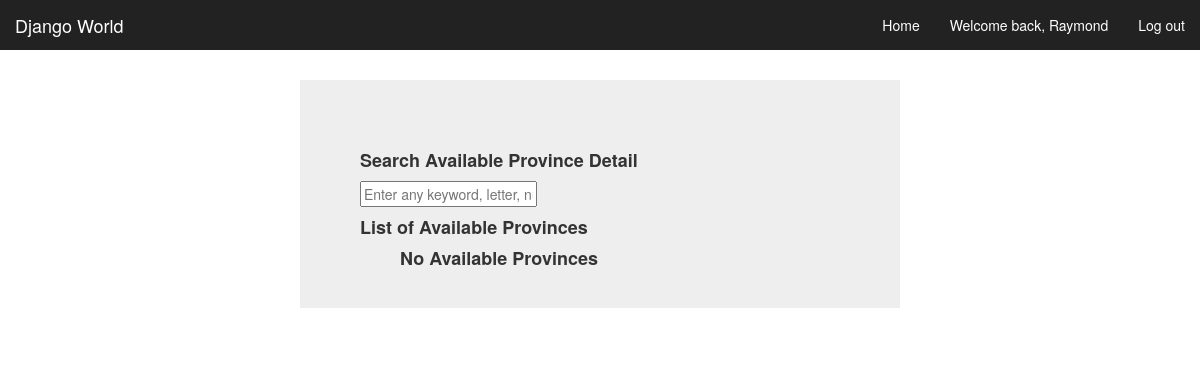
Before: /searchlocations/ (signed in) with the older database file.
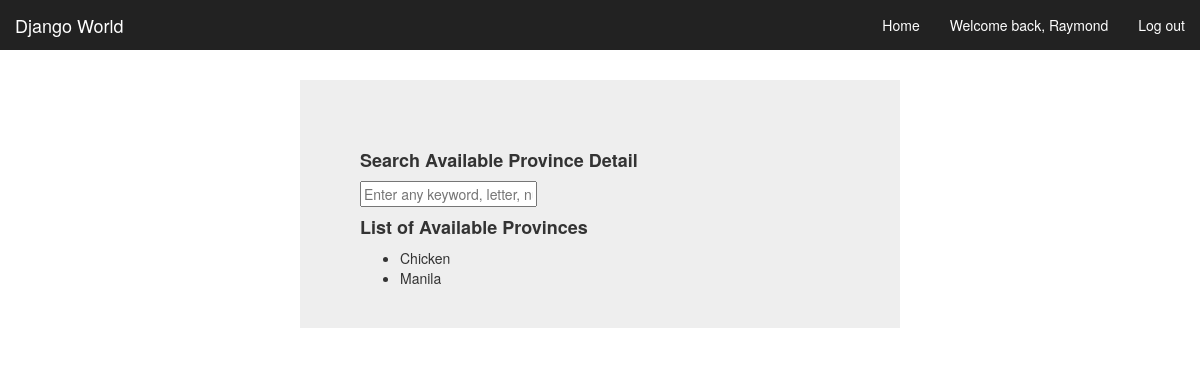
After: the same page with the newer database file.
### searchlocations/models.py (models this page shows)
class Location(models.Model):
    city = models.CharField("City/Municipality", max_length=255, null=True, blank=True)
    region = models.CharField(max_length=55, null=True, blank=True)
    area = models.DecimalField(max_digits=10, decimal_places=2, null=True, blank=True)
    products = models.CharField(max_length=255, null=True, blank=True)
    class Meta:
      verbose_name_plural = "locations"
    def __str__(self):
        return self.city

### searchlocations/views.py (the view)
class ProvincePageView(ListView):
    model = Location
    paginate_by = 20
    template_name = 'searchlocations/search_base.html'
    def get_queryset(self):
        return Location.objects.order_by('city')

### searchlocations/templates/searchlocations/search_base.html
{% extends "_indextopbar.html" %}
{% block body_content %}
<div style="margin: 20px;">
<h4 style="margin-top: 50px;"><strong>Search Available Province Detail</strong></h4>
<form action="{% url 'searchlocations:search_result_list' %}" method="get">
  <input name="q" type="text" placeholder="Enter any keyword, letter, number..." autocomplete="off">
</form>
<h4><strong>List of Available Provinces</strong></h4>
    <ul>
      {% for province in object_list %}
      <li>
        {{ province }}
      </li>
      {% empty %}
      <h4><strong>No Available Provinces</strong></h4>
      {% endfor %}
    </ul>
</div>
{% endblock %}

Changed rows visible on the page:
added Location: city "Chicken"
added Location: city "Manila"
Other visible differences:
text no longer shown: "No Available Provinces"
